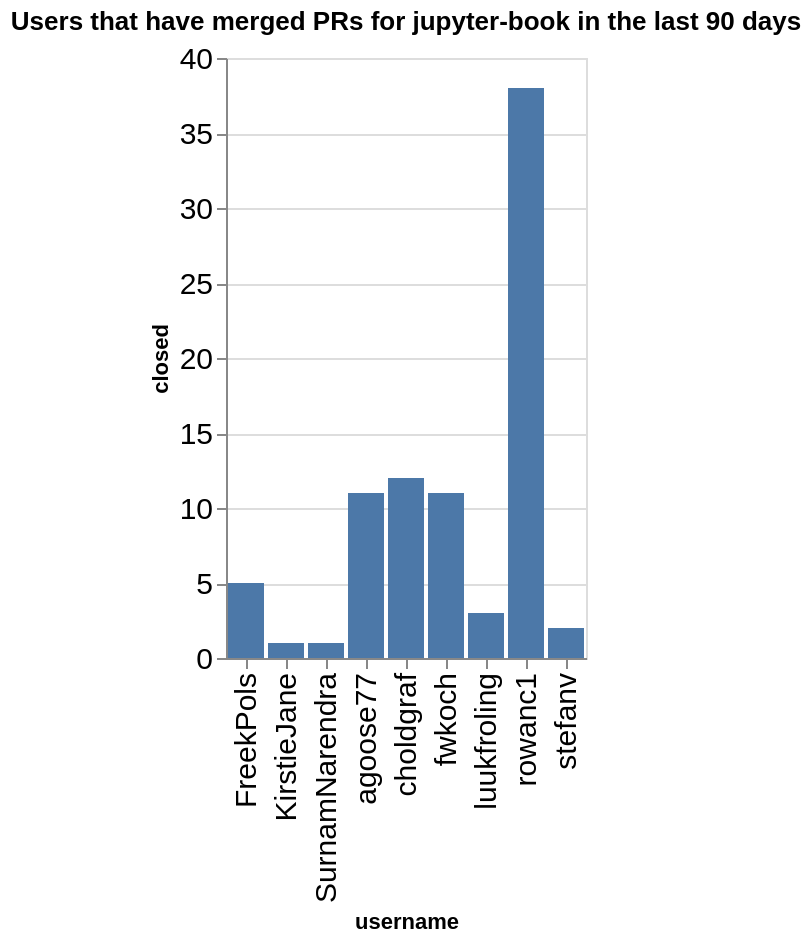

Notebook code for this chart:
### Code cell
charts = []
title = f"Users that have merged PRs for {github_org} in the last {n_days} days"
ch = alt.Chart(data=closed_by_repo.replace(np.nan, 0), title=title).mark_bar().encode(
    x='username',
    y='closed',
)
ch

### Figure 1 — Vega-Lite specification as saved in the notebook (floating-point values rounded to 4 significant figures)
{"config": {"axisLeft": {"labelFontSize": 15}, "axisBottom": {"labelFontSize": 15}}, "data": {"name": "data-487a10ec411f47c0f328aefd996de39e"}, "mark": {"type": "bar"}, "encoding": {"x": {"field": "username", "type": "nominal"}, "y": {"field": "closed", "type": "quantitative"}}, "title": "Users that have merged PRs for jupyter-book in the last 90 days", "$schema": "https://vega.github.io/schema/vega-lite/v5.20.1.json", "datasets": {"data-487a10ec411f47c0f328aefd996de39e": [{"name": "blog", "username": "choldgraf", "closed": 1}, {"name": "jupyter-book", "username": "KirstieJane", "closed": 1}, {"name": "jupyter-book", "username": "SurnamNarendra", "closed": 1}, {"name": "jupyter-book", "username": "agoose77", "closed": 2}, {"name": "jupyter-book", "username": "choldgraf", "closed": 2}, {"name": "jupyter-book", "username": "rowanc1", "closed": 1}, {"name": "jupyterlab-myst", "username": "agoose77", "closed": 2}, {"name": "myst-plugins", "username": "FreekPols", "closed": 4}, {"name": "myst-plugins", "username": "luukfroling", "closed": 3}, {"name": "myst-theme", "username": "agoose77", "closed": 3}, {"name": "myst-theme", "username": "rowanc1", "closed": 3}, {"name": "myst-theme", "username": "stefanv", "closed": 1}, {"name": "mystmd", "username": "FreekPols", "closed": 1}, {"name": "mystmd", "username": "agoose77", "closed": 4}, {"name": "mystmd", "username": "choldgraf", "closed": 9}, {"name": "mystmd", "username": "fwkoch", "closed": 11}, {"name": "mystmd", "username": "rowanc1", "closed": 34}, {"name": "mystmd", "username": "stefanv", "closed": 1}]}}
